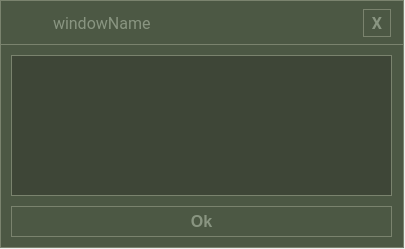
<?xml version="1.0" encoding="UTF-8"?>
<ui version="4.0">
 <class>WarningUi</class>
 <widget class="QWidget" name="WarningUi">
  <property name="geometry">
   <rect>
    <x>0</x>
    <y>0</y>
    <width>405</width>
    <height>249</height>
   </rect>
  </property>
  <property name="font">
   <font>
    <family>Roboto</family>
    <pointsize>8</pointsize>
   </font>
  </property>
  <property name="windowTitle">
   <string>Warning</string>
  </property>
  <property name="windowIcon">
   <iconset resource="application.qrc">
    <normaloff>:/img/icon.svg</normaloff>:/img/icon.svg</iconset>
  </property>
  <property name="autoFillBackground">
   <bool>false</bool>
  </property>
  <property name="styleSheet">
   <string notr="true"/>
  </property>
  <property name="locale">
   <locale language="English" country="UnitedStates"/>
  </property>
  <widget class="QWidget" name="localWidget" native="true">
   <property name="geometry">
    <rect>
     <x>0</x>
     <y>0</y>
     <width>404</width>
     <height>248</height>
    </rect>
   </property>
   <property name="styleSheet">
    <string notr="true">background-color:#4C5844;
color:white;
border: 1px solid #7A836E;</string>
   </property>
   <widget class="Line" name="line">
    <property name="geometry">
     <rect>
      <x>0</x>
      <y>44</y>
      <width>681</width>
      <height>1</height>
     </rect>
    </property>
    <property name="orientation">
     <enum>Qt::Horizontal</enum>
    </property>
   </widget>
   <widget class="QPushButton" name="OkButton">
    <property name="geometry">
     <rect>
      <x>11</x>
      <y>206</y>
      <width>381</width>
      <height>31</height>
     </rect>
    </property>
    <property name="maximumSize">
     <size>
      <width>16777215</width>
      <height>16777215</height>
     </size>
    </property>
    <property name="font">
     <font>
      <family>Segoe UI</family>
      <pointsize>12</pointsize>
      <bold>true</bold>
      <stylestrategy>PreferDefault</stylestrategy>
      <kerning>true</kerning>
     </font>
    </property>
    <property name="styleSheet">
     <string notr="true">QPushButton {
	background-color:#4C5844;
	color:#899581;
	border: 1px solid #7A836E;
}

QPushButton:hover {
    background-color: #3E4637;
}
</string>
    </property>
    <property name="text">
     <string>Ok</string>
    </property>
    <property name="autoDefault">
     <bool>false</bool>
    </property>
    <property name="default">
     <bool>false</bool>
    </property>
    <property name="flat">
     <bool>false</bool>
    </property>
   </widget>
  </widget>
  <widget class="QWidget" name="horizontalLayoutWidget">
   <property name="geometry">
    <rect>
     <x>1</x>
     <y>1</y>
     <width>401</width>
     <height>44</height>
    </rect>
   </property>
   <layout class="QHBoxLayout" name="horizontalLayout" stretch="10,2,40,40,10,3">
    <item>
     <widget class="QLabel" name="label">
      <property name="maximumSize">
       <size>
        <width>42</width>
        <height>42</height>
       </size>
      </property>
      <property name="styleSheet">
       <string notr="true"/>
      </property>
      <property name="text">
       <string/>
      </property>
      <property name="pixmap">
       <pixmap resource="application.qrc">:/img/icon.svg</pixmap>
      </property>
      <property name="scaledContents">
       <bool>true</bool>
      </property>
      <property name="alignment">
       <set>Qt::AlignCenter</set>
      </property>
      <property name="margin">
       <number>10</number>
      </property>
     </widget>
    </item>
    <item>
     <spacer name="horizontalSpacer_4">
      <property name="orientation">
       <enum>Qt::Horizontal</enum>
      </property>
      <property name="sizeHint" stdset="0">
       <size>
        <width>40</width>
        <height>20</height>
       </size>
      </property>
     </spacer>
    </item>
    <item>
     <widget class="QLabel" name="windowName">
      <property name="font">
       <font>
        <family>Roboto</family>
        <pointsize>12</pointsize>
       </font>
      </property>
      <property name="styleSheet">
       <string notr="true">color:#899581;</string>
      </property>
      <property name="frameShape">
       <enum>QFrame::NoFrame</enum>
      </property>
      <property name="text">
       <string>windowName</string>
      </property>
     </widget>
    </item>
    <item>
     <spacer name="horizontalSpacer">
      <property name="orientation">
       <enum>Qt::Horizontal</enum>
      </property>
      <property name="sizeHint" stdset="0">
       <size>
        <width>40</width>
        <height>20</height>
       </size>
      </property>
     </spacer>
    </item>
    <item>
     <widget class="QPushButton" name="closeButton">
      <property name="maximumSize">
       <size>
        <width>28</width>
        <height>28</height>
       </size>
      </property>
      <property name="font">
       <font>
        <family>Segoe UI</family>
        <pointsize>12</pointsize>
        <bold>true</bold>
        <stylestrategy>PreferDefault</stylestrategy>
        <kerning>true</kerning>
       </font>
      </property>
      <property name="styleSheet">
       <string notr="true">QPushButton {
	background-color: #4C5844;
	color: #899581;
	border: 1px solid #7A836E;
}

QPushButton:hover {
    background-color: #3E4637;
}
</string>
      </property>
      <property name="text">
       <string>X</string>
      </property>
      <property name="autoDefault">
       <bool>false</bool>
      </property>
      <property name="default">
       <bool>false</bool>
      </property>
      <property name="flat">
       <bool>false</bool>
      </property>
     </widget>
    </item>
    <item>
     <spacer name="horizontalSpacer_2">
      <property name="orientation">
       <enum>Qt::Horizontal</enum>
      </property>
      <property name="sizeHint" stdset="0">
       <size>
        <width>40</width>
        <height>20</height>
       </size>
      </property>
     </spacer>
    </item>
   </layout>
  </widget>
  <widget class="QGroupBox" name="main_groupBox">
   <property name="geometry">
    <rect>
     <x>1</x>
     <y>45</y>
     <width>399</width>
     <height>161</height>
    </rect>
   </property>
   <property name="styleSheet">
    <string notr="true">border: 1px solid #7A836E;margin:10px;color:#D9D9D9;</string>
   </property>
   <property name="title">
    <string/>
   </property>
   <widget class="QTextBrowser" name="textBrowser">
    <property name="geometry">
     <rect>
      <x>10</x>
      <y>10</y>
      <width>381</width>
      <height>141</height>
     </rect>
    </property>
    <property name="styleSheet">
     <string notr="true">margin:0;background-color:#3E4637;</string>
    </property>
    <property name="html">
     <string>&lt;!DOCTYPE HTML PUBLIC &quot;-//W3C//DTD HTML 4.0//EN&quot; &quot;http://www.w3.org/TR/REC-html40/strict.dtd&quot;&gt;
&lt;html&gt;&lt;head&gt;&lt;meta name=&quot;qrichtext&quot; content=&quot;1&quot; /&gt;&lt;meta charset=&quot;utf-8&quot; /&gt;&lt;style type=&quot;text/css&quot;&gt;
p, li { white-space: pre-wrap; }
hr { height: 1px; border-width: 0; }
li.unchecked::marker { content: &quot;\2610&quot;; }
li.checked::marker { content: &quot;\2612&quot;; }
&lt;/style&gt;&lt;/head&gt;&lt;body style=&quot; font-family:'Segoe UI'; font-size:9pt; font-weight:400; font-style:normal;&quot;&gt;
&lt;p style=&quot;-qt-paragraph-type:empty; margin-top:0px; margin-bottom:0px; margin-left:0px; margin-right:0px; -qt-block-indent:0; text-indent:0px;&quot;&gt;&lt;br /&gt;&lt;/p&gt;&lt;/body&gt;&lt;/html&gt;</string>
    </property>
   </widget>
  </widget>
 </widget>
 <resources>
  <include location="application.qrc"/>
 </resources>
 <connections/>
</ui>
